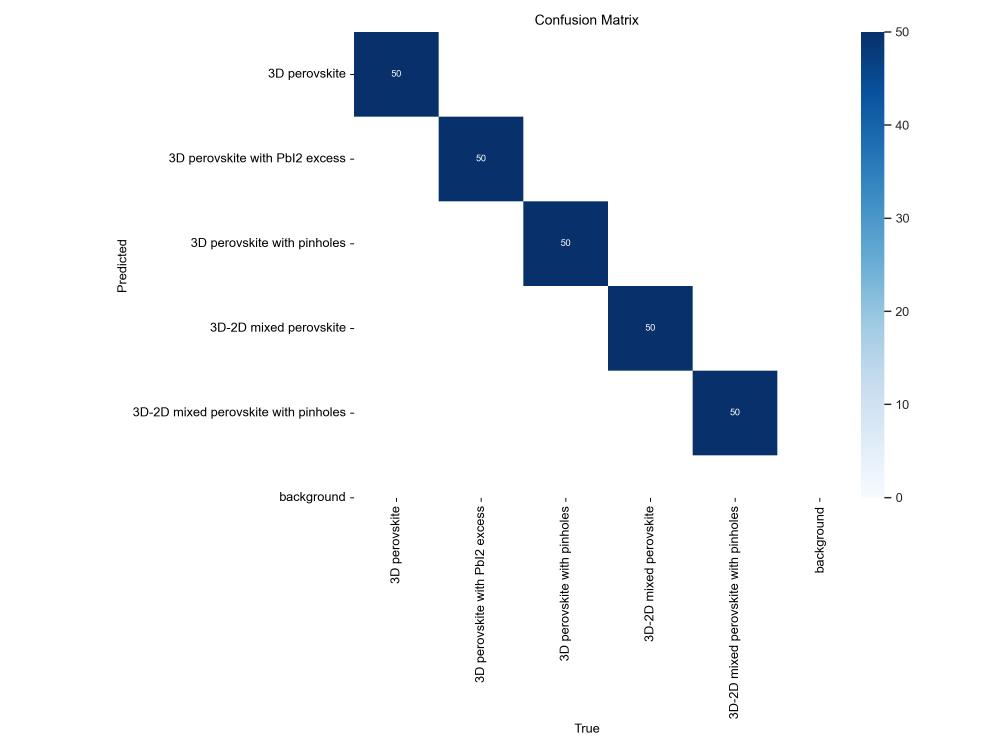
#> input picture model training with Ultralytics Yolo v8/runs/classify/train/confusion_matrix.png, 3000 x 2250 px (shown at 1/3 size)
$ python -i config.py   (imports and definitions only)
#> lines starting #> are read from the running program, lines starting #| are printed output that depends on the picture; after the words box and inside, x2 and y2 are one past the last pixel; in counts of white or black regions, pixels touching at a corner belong together
# -*- coding: utf-8 -*-
"""config.py

Configuration file for perovskite defect classification project, adapted for local execution.
"""

import os
import cv2
import numpy as np

"""Base project directory"""
BASE_DIR = r"C:\Users\ASUS\Desktop\New folder (2)\model training with Ultralytics Yolo v8"
# [1 line not run here, left out]

"""Image parameters"""
IMAGE_SIZE = 224
IMG_HEIGHT = IMAGE_SIZE
IMG_WIDTH = IMAGE_SIZE
IMG_CHANNELS = 3

"""Model configurations"""
BATCH_SIZE = 8
EPOCHS = 30
LEARNING_RATE = 1e-4
FINE_TUNING_LEARNING_RATE = 1e-5
FINE_TUNING_EPOCHS = 20
EARLY_STOPPING_PATIENCE = 10

"""Training parameters"""
TRANSFER_LEARNING = False
LOSS = 'categorical_crossentropy'
METRICS = ['accuracy']

"""Directory structure"""
DATA_DIR = os.path.join(BASE_DIR, "dataset")
TRAIN_DIR = os.path.join(BASE_DIR, "dataset", "train")
VALIDATION_DIR = os.path.join(BASE_DIR, "dataset", "validation")
TEST_DIR = os.path.join(BASE_DIR, "dataset", "test")

# Output directories
MODEL_DIR = os.path.join(BASE_DIR, "models")
VISUALIZATION_DIR = os.path.join(BASE_DIR, "visualizations")
UPLOAD_FOLDER = os.path.join(BASE_DIR, "Uploads")

# Path to the pre-trained model file
MODEL_PATH = os.path.join(MODEL_DIR, "ResNet50V2_20250410_110048.h5")  # Update with your actual model file

# Create output directories if they don't exist
# [2 lines not run here, left out]

"""Flask configurations (for web app, not used in training)"""
MAX_CONTENT_LENGTH = 16 * 1024 * 1024  # 16MB
ALLOWED_EXTENSIONS = {'png', 'jpg', 'jpeg', 'tif', 'tiff', 'bmp'}
HOST = "0.0.0.0"
PORT = 5000
DEBUG_MODE = True

"""Dynamic class detection"""
def get_defect_classes(train_dir):
    if os.path.exists(train_dir):
        classes = sorted([d for d in os.listdir(train_dir) if os.path.isdir(os.path.join(train_dir, d))])
        print("Detected classes:", classes)
        return classes
    else:
        print(f"Warning: {train_dir} not found!")
        return []

DEFECT_CLASSES = get_defect_classes(TRAIN_DIR)

"""Edge masking for image processing"""
def create_edge_mask(image):
    gray = cv2.cvtColor(image, cv2.COLOR_RGB2GRAY)
    _, binary = cv2.threshold(gray, 0, 255, cv2.THRESH_BINARY + cv2.THRESH_OTSU)
    kernel = np.ones((5, 5), np.uint8)
    binary = cv2.morphologyEx(binary, cv2.MORPH_CLOSE, kernel)
    binary = cv2.morphologyEx(binary, cv2.MORPH_OPEN, kernel)
    contours, _ = cv2.findContours(binary, cv2.RETR_EXTERNAL, cv2.CHAIN_APPROX_SIMPLE)
    mask = np.zeros_like(gray)
    if contours:
        largest = max(contours, key=cv2.contourArea)
        cv2.drawContours(mask, [largest], 0, 255, -1)
        erode_kernel = np.ones((15, 15), np.uint8)
        mask = cv2.erode(mask, erode_kernel, iterations=1)
    else:
        h, w = mask.shape
        mh, mw = int(h * 0.1), int(w * 0.1)
        mask[mh:h-mh, mw:w-mw] = 255
    return mask

"""Image processing function for prediction and training"""
def process_image_for_prediction(filepath, apply_edge_masking=True):
#> called with filepath = 'runs/classify/train/confusion_matrix.png', apply_edge_masking = True
    try:
        img = cv2.imread(filepath)
#> img is the input picture: shape (2250, 3000, 3); mean B, G, R 245.5, 242.1, 239.4
        if img is None:
            raise ValueError(f"Failed to load image: {filepath}")
        img = cv2.cvtColor(img, cv2.COLOR_BGR2RGB)
        # Histogram equalization
        img_yuv = cv2.cvtColor(img, cv2.COLOR_RGB2YUV)
#> img_yuv: shape (2250, 3000, 3); mean of channels 0, 1, 2 241.7, 129.8, 126
        img_yuv[:,:,0] = cv2.equalizeHist(img_yuv[:,:,0])
#> img_yuv: shape (2250, 3000, 3); mean of channels 0, 1, 2 237.7, 129.8, 126
        img = cv2.cvtColor(img_yuv, cv2.COLOR_YUV2RGB)
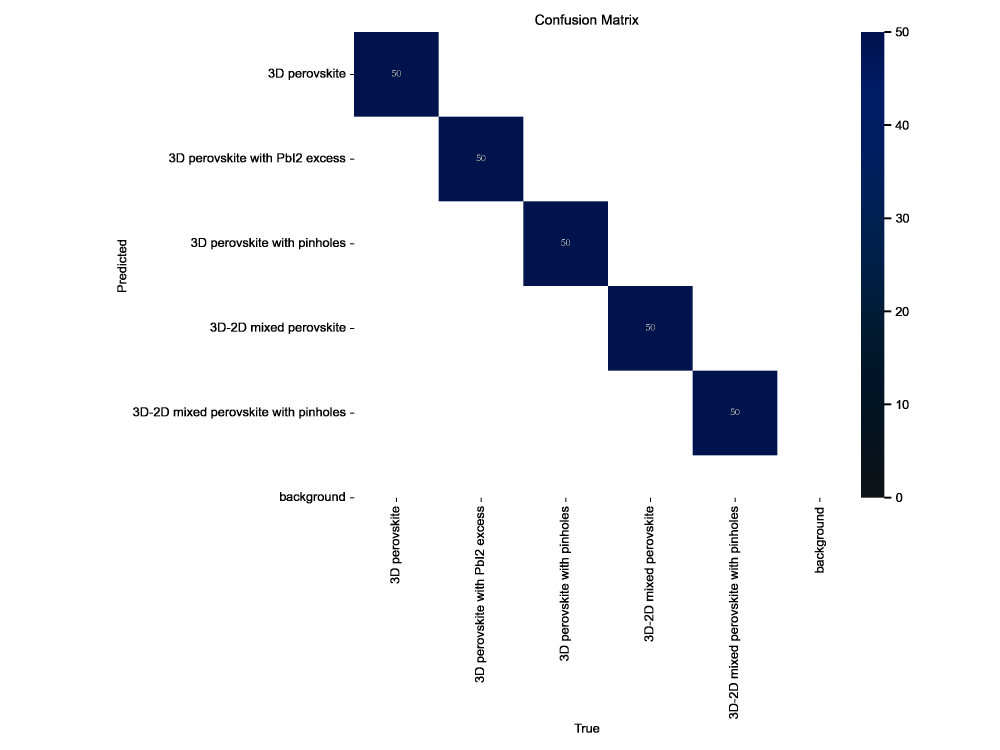
#> img: shape (2250, 3000, 3) (shown at 1/3 size); mean R, G, B 236.9, 238.2, 241.5
        # CLAHE
        clahe = cv2.createCLAHE(clipLimit=2.0, tileGridSize=(8,8))
        img_lab = cv2.cvtColor(img, cv2.COLOR_RGB2LAB)
#> img_lab: shape (2250, 3000, 3); mean of channels 0, 1, 2 238.3, 129, 125.8
        img_lab[:,:,0] = clahe.apply(img_lab[:,:,0])
#> img_lab: shape (2250, 3000, 3); mean of channels 0, 1, 2 238.6, 129, 125.8
        img = cv2.cvtColor(img_lab, cv2.COLOR_LAB2RGB)
        img_resized = cv2.resize(img, (IMAGE_SIZE, IMAGE_SIZE))
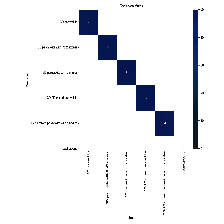
#> img_resized: shape (224, 224, 3); mean R, G, B 237.7, 238.8, 242.1
        if apply_edge_masking:
            mask = create_edge_mask(img_resized)
#> in create_edge_mask, `gray = cv2.cvtColor(image, cv2.COLOR_RGB2GRAY)`:
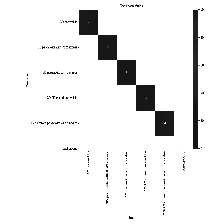
#> gray: shape (224, 224); min 2, max 255, mean 238.9
#> in create_edge_mask, `_, binary = cv2.threshold(gray, 0, 255, cv2.THRESH_BINARY + cv2.THRESH..`:
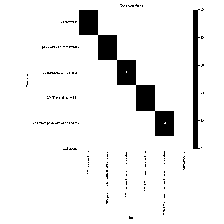
#> binary: shape (224, 224); 93% white; 127 black regions (125 under 20 px), largest, box (x1, y1, x2, y2) and area: (79, 10, 174, 136) 2389, (193, 9, 200, 149) 705
#> in create_edge_mask, `binary = cv2.morphologyEx(binary, cv2.MORPH_CLOSE, kernel)`:
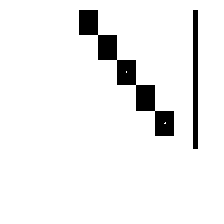
#> binary: shape (224, 224); 93.9% white; 2 black regions, box (x1, y1, x2, y2) and area: (79, 10, 174, 136) 2389, (193, 10, 198, 149) 695
#> in create_edge_mask, `binary = cv2.morphologyEx(binary, cv2.MORPH_OPEN, kernel)`: binary: shape (224, 224); 93.8% white; 2 black regions, box (x1, y1, x2, y2) and area: (79, 10, 174, 136) 2394, (193, 10, 198, 149) 695
#> in create_edge_mask, `contours, _ = cv2.findContours(binary, cv2.RETR_EXTERNAL, cv2.CHAIN_AP..`: contours = [[[0, 0], [0, 223], [223, 223], [223, 0]]]
#> in create_edge_mask, `largest = max(contours, key=cv2.contourArea)`: largest = [[0, 0], [0, 223], [223, 223], [223, 0]]
#> in create_edge_mask, `cv2.drawContours(mask, [largest], 0, 255, -1)`: mask: shape (224, 224); every value is 255
            img_resized = cv2.bitwise_and(img_resized, img_resized, mask=mask)
        img_normalized = img_resized.astype(np.float32) / 255.0
        model_input = np.expand_dims(img_normalized, axis=0)
        return {
            'original_image': img,
            'processed_image': img_resized,
            'model_input': model_input
        }
    except Exception as e:
        print(f"Image processing error: {e}")
        return None

>>> result = process_image_for_prediction('runs/classify/train/confusion_matrix.png')
#> result = 3 items
